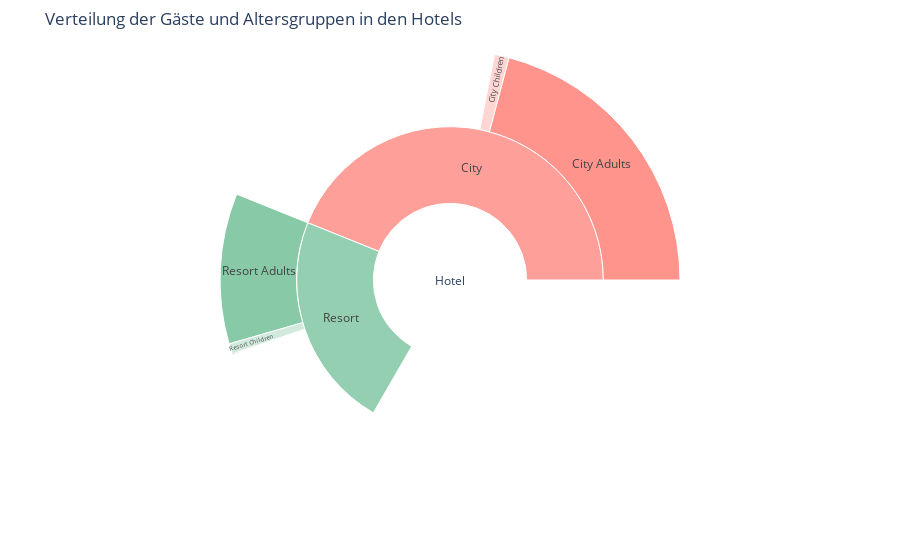

Here is the notebook cell this chart was saved with:
### Code cell
hotel_guests= resort_total + city_total

# Daten für das Sunburst-Diagramm
labels = [ "Hotel",'Resort', 'City', 'Resort Babies', 'Resort Children', 'Resort Adults', 'City Babies', 'City Children', 'City Adults']
parents = [None, "Hotel", "Hotel", 'Resort', 'Resort', 'Resort', 'City', 'City', 'City']
values = [233821, 79810, 154011, 555, 5120, 74135, 389, 7234, 146397]

# Farben für die Sektoren
colors = ['rgba(255,255,255,0)',      # Weiß für den äußeren Ring (Hotel)
          'rgba(44,160,101,0.5)',     # Grün für Resort Hotel
          'rgba(255,65,54,0.5)',      # Rot für City Hotel
          'rgba(44,160,101,0.1)',     # Sehr hellgrün für Resort Babies
          'rgba(44,160,101,0.3)',     # Hellgrün für Resort Children
          'rgba(44,160,101,0.8)',     # Dunkelgrün für Resort Adults
          'rgba(255,65,54,0.1)',      # Sehr hellrot für City Babies
          'rgba(255,65,54,0.3)',      # Hellrot für City Children
          'rgba(255,65,54,0.8)']      # Dunkelot für City Adults

# Erstellen des Sunburst-Diagramms
fig = go.Figure(go.Sunburst(
    labels=labels,
    parents=parents,
    values=values,
    #branchvalues="total",  # Branchvalues: "total" zeigt die Summe aller Unterteilungen an
    marker=dict(colors=colors),
))

# Layout-Anpassungen
fig.update_layout(
    title='Verteilung der Gäste und Altersgruppen in den Hotels',
   margin=dict(t=50, l=50, r=50, b=50)) # Anpassen der Ränder

# Anzeigen des Diagramms
fig.show()

### Figure 1 — Plotly figure (JSON) as saved in the notebook; plotly's stock layout.template omitted (floating-point values rounded to 4 significant figures)
{"data": [{"labels": ["Hotel", "Resort", "City", "Resort Babies", "Resort Children", "Resort Adults", "City Babies", "City Children", "City Adults"], "marker": {"colors": ["rgba(255,255,255,0)", "rgba(44,160,101,0.5)", "rgba(255,65,54,0.5)", "rgba(44,160,101,0.1)", "rgba(44,160,101,0.3)", "rgba(44,160,101,0.8)", "rgba(255,65,54,0.1)", "rgba(255,65,54,0.3)", "rgba(255,65,54,0.8)"]}, "parents": [null, "Hotel", "Hotel", "Resort", "Resort", "Resort", "City", "City", "City"], "type": "sunburst", "values": [233821, 79810, 154011, 555, 5120, 74135, 389, 7234, 146397]}], "layout": {"margin": {"b": 50, "l": 50, "r": 50, "t": 50}, "title": {"text": "Verteilung der Gäste und Altersgruppen in den Hotels"}}}
